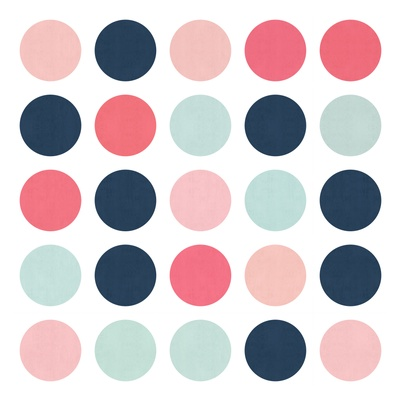
#> input picture TransformadaHough/Image/bola.jpg, 401 x 401 px
$ python circuloHough.py   (older library calls are emulated)
#> lines starting #> are read from the running program, lines starting #| are printed output that depends on the picture; after the words box and inside, x2 and y2 are one past the last pixel; in counts of white or black regions, pixels touching at a corner belong together
import cv2
import numpy as np
import math

img = cv2.imread('Image/bola.jpg')
#> img is the input picture: shape (401, 401, 3); mean B, G, R 207, 202.8, 213.6

#Cópia da imagem para poder desenhas as retas sem alterar a imagem original
imgCopy = img.copy()

#Escala de cinza
imgGray = cv2.cvtColor(img,cv2.COLOR_BGR2GRAY)

#Filtro Gaussiano
imgGaussian = cv2.GaussianBlur(imgGray,(11, 11), 1)
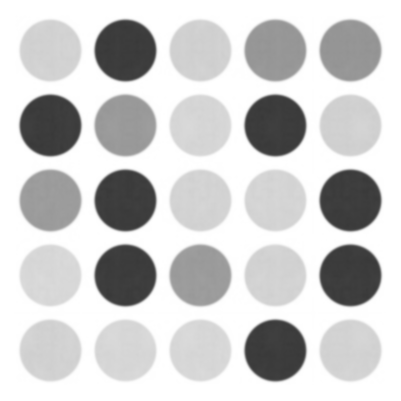
#> imgGaussian: shape (401, 401); min 57, max 255, mean 206.6

#Filtro de Sobel
imgSobelEixoX = cv2.Sobel(imgGaussian,cv2.CV_8U,1,0,ksize=5)
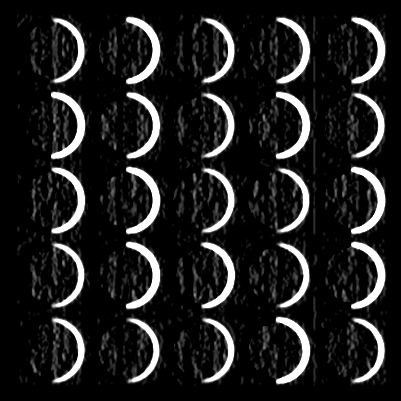
#> imgSobelEixoX: shape (401, 401); min 0, max 255, mean 31.5
imgSobelEixoY = cv2.Sobel(imgGaussian,cv2.CV_8U,0,1,ksize=5)
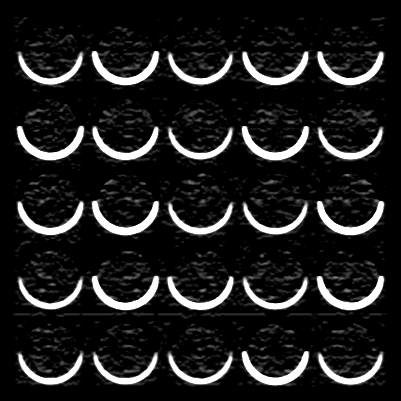
#> imgSobelEixoY: shape (401, 401); min 0, max 255, mean 30.6
imgSobel = imgSobelEixoX + imgSobelEixoY
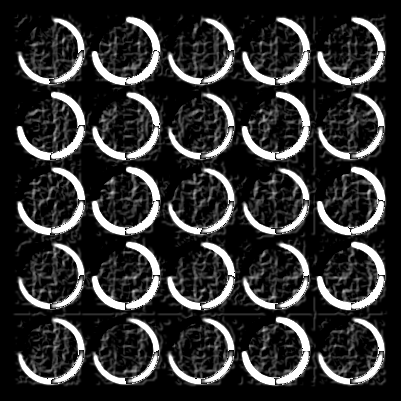
#> imgSobel: shape (401, 401); min 0, max 255, mean 49.5

#Filtro de Canny
imgCanny = cv2.Canny(img,100,200)
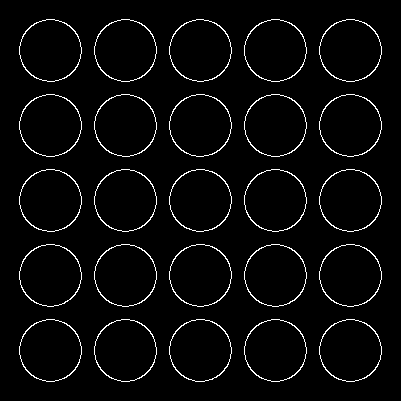
#> imgCanny: shape (401, 401); 3.5% white in thin lines or dots, all inside (x1, y1, x2, y2) = (19, 19, 382, 382)

#Detecção de Círculos
circles = cv2.HoughCircles(imgGray, cv2.HOUGH_GRADIENT, 1, 20, param1=65, param2=50, minRadius=0, maxRadius=0)
#> circles = 25 rows, first 8: [199.5, 199.5, 30.5], [199.5, 274.5, 30.5], [274.5, 50.5, 30.5], [124.5, 274.5, 30.5], [124.5, 199.5, 30.5], [199.5, 349.5, 30.5], [274.5, 349.5, 30.5], [349.5, 199.5, 30.5]
detected_circles = np.uint16(np.around(circles))
#> detected_circles = 25 rows, first 8: [200, 200, 30], [200, 274, 30], [274, 50, 30], [124, 274, 30], [124, 200, 30], [200, 350, 30], [274, 350, 30], [350, 200, 30]

#Desenhando os cículos encontrados na cópia da imagem
for (x, y ,r) in detected_circles[0, :]:
    cv2.circle(imgCopy, (x, y), r, (0, 255, 255), 2)
    cv2.circle(imgCopy, (x, y), 2, (0, 0, 255), 2)
#> this loop made 25 passes
#> (x, y) on passes 1 to 12: (200, 200), (200, 274), (274, 50), (124, 274), (124, 200), (200, 350), (274, 350), (350, 200), (350, 274), (50, 200), (50, 274), (124, 350)
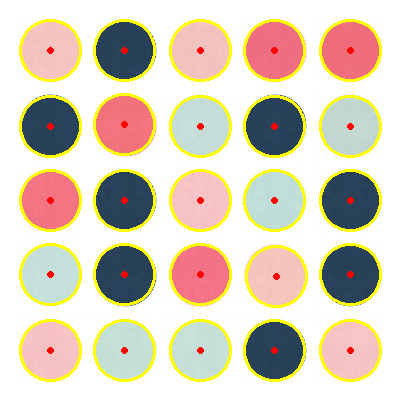
#> imgCopy: shape (401, 401, 3); 9.31% of pixels changed, all inside (x1, y1, x2, y2) = (19, 19, 382, 382)

cv2.imshow("Imagem Original / Círculos encontrados", np.hstack([img, imgCopy]))
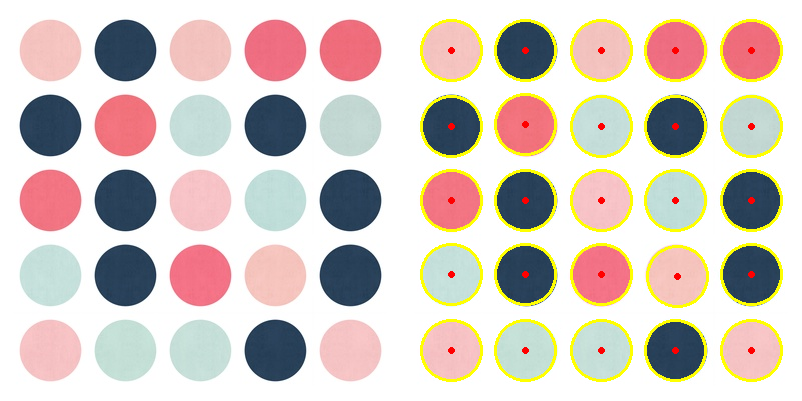
#> window 'Imagem Original / Círculos enc': shape (401, 802, 3); mean B, G, R 198.8, 206, 216.8
cv2.waitKey(0)
cv2.destroyAllWindows()
